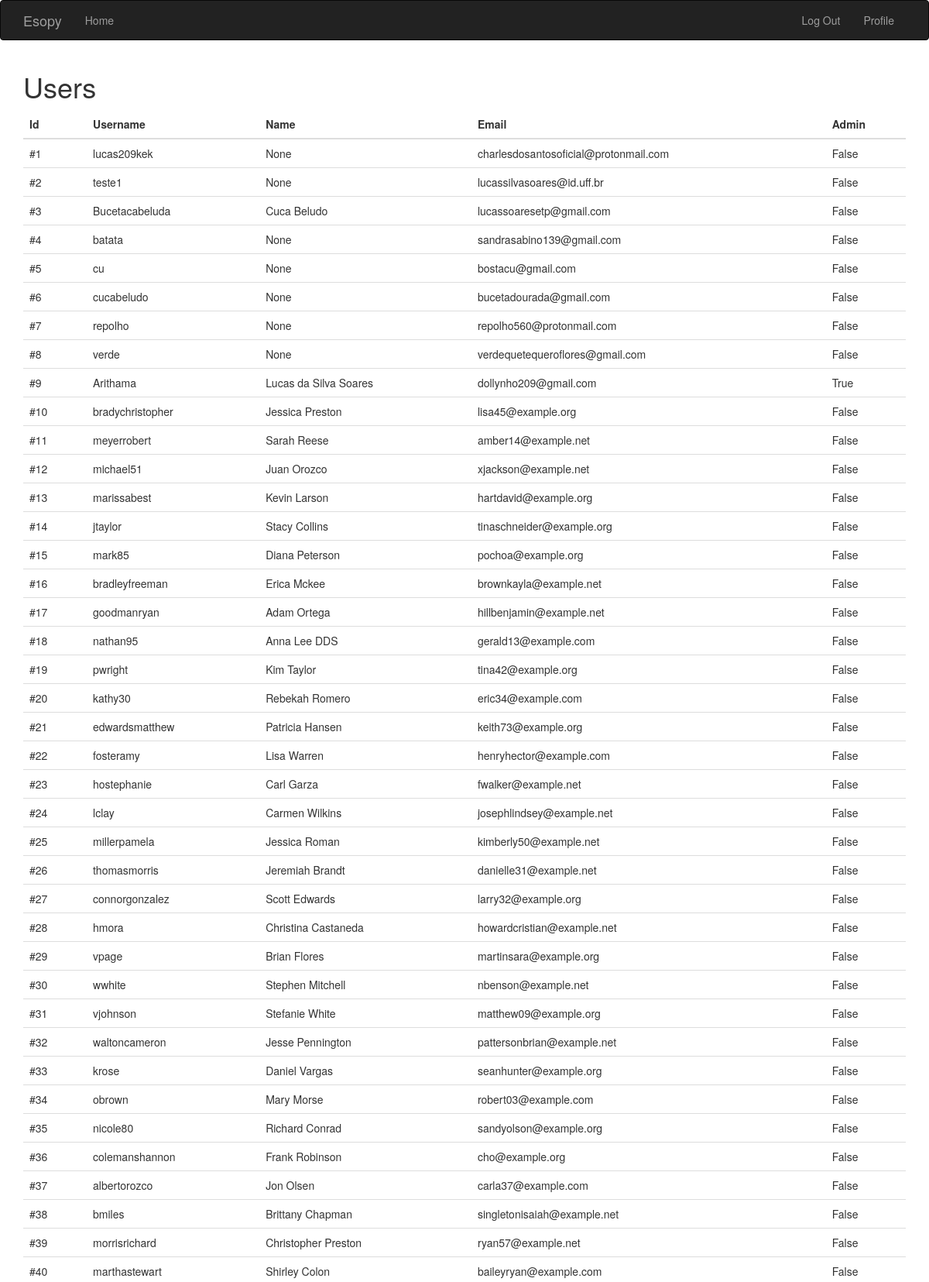
Screenshot of /users (signed in, upper part) with the database file from the repository.
### app/models.py (models this page shows, shortened)
class User(UserMixin, db.Model):
    __tablename__ = 'users'
    id = db.Column(db.Integer, primary_key=True)
    email = db.Column(db.String(64), unique=True, index=True)
    username = db.Column(db.String(64), unique=True, index=True)
    password_hash = db.Column(db.String(128))
    confirmed = db.Column(db.Boolean, default=False)
    is_admin = db.Column(db.Boolean, default=False)
    is_mod = db.Column(db.Boolean, default =False)
    name = db.Column(db.String(64))
    about_me = db.Column(db.Text())
    member_since = db.Column(db.DateTime(), default=datetime.utcnow)
    avatar_hash = db.Column(db.String(32))
    posts = db.relationship('Post', backref='author', lazy='dynamic')
    followed = db.relationship('Follow',
                               foreign_keys=[Follow.follower_id],
                               backref=db.backref('follower', lazy='joined'),
                               lazy='dynamic',
                               cascade='all, delete-orphan')
    followers = db.relationship('Follow',
                                foreign_keys=[Follow.followed_id],
                                backref=db.backref('followed', lazy='joined'),
                                lazy='dynamic',
                                cascade='all, delete-orphan')
    comments = db.relationship('Comment', backref='author', lazy='dynamic')
    @property
    def password(self):
        raise AttributeError('password is not a readable attribute')

### app/main/views.py (the view)
@main.route('/users')
def users():
    users = User.query.all()
    return render_template('users.html', users=users)

### app/auth/views.py (called while the page is built)
@auth.before_app_request
def before_request():
    if current_user.is_authenticated \
    and not current_user.confirmed \
    and request.blueprint != 'auth' \
    and request.endpoint != 'static':
        return redirect(url_for('auth.unconfirmed'))

### app/models.py (called while the page is built)
@login_manager.user_loader
def load_user(user_id):
    return User.query.get(int(user_id))

### app/templates/users.html
{% extends "base.html" %}
{% block page_content %}
{% if current_user.is_admin %}
    <h1 class="title">{% block title %} Users {% endblock %}</h1>
    <div class="content">
        <table class="table">
            <thead>
              <tr>
                <th scope="col">Id</th>
                <th scope="col">Username</th>
                <th scope="col">Name</th>
                <th scope="col">Email</th>
                <th scope="col">Admin</th>
              </tr>
            </thead>
            <tbody>
            {% for user in users %}
                <tr>
                <td>#{{ user.id }}</td>
                <td>{{ user.username }}</td>
                <td>{{ user.name }}</td>
                <td>{{ user.email }}</td>
                <td>{{ user.is_admin }}</td>
              </tr>
            {% endfor %}
            </tbody>
          </table>
    </div>
{% else %}
You do not have permission to access this page
{% endif %}
{% endblock %}

### rows the page displays
User: id "1", username "lucas209kek", name "None", email "charlesdosantosoficial@protonmail.com", is_admin "False"
User: id "2", username "teste1", name "None", email "lucassilvasoares@id.uff.br", is_admin "False"
User: id "3", username "Bucetacabeluda", name "Cuca Beludo", email "lucassoaresetp@gmail.com", is_admin "False"
User: id "4", username "batata", name "None", email "sandrasabino139@gmail.com", is_admin "False"
User: id "5", username "cu", name "None", email "bostacu@gmail.com", is_admin "False"
User: id "6", username "cucabeludo", name "None", email "bucetadourada@gmail.com", is_admin "False"
User: id "7", username "repolho", name "None", email "repolho560@protonmail.com", is_admin "False"
User: id "8", username "verde", name "None", email "verdequetequeroflores@gmail.com", is_admin "False"
User: id "9", username "Arithama", name "Lucas da Silva Soares", email "dollynho209@gmail.com", is_admin "True"
User: id "10", username "bradychristopher", name "Jessica Preston", email "lisa45@example.org", is_admin "False"
User: id "11", username "meyerrobert", name "Sarah Reese", email "amber14@example.net", is_admin "False"
User: id "12", username "michael51", name "Juan Orozco", email "xjackson@example.net", is_admin "False"
User: id "13", username "marissabest", name "Kevin Larson", email "hartdavid@example.org", is_admin "False"
User: id "14", username "jtaylor", name "Stacy Collins", email "tinaschneider@example.org", is_admin "False"
User: id "15", username "mark85", name "Diana Peterson", email "pochoa@example.org", is_admin "False"
User: id "16", username "bradleyfreeman", name "Erica Mckee", email "brownkayla@example.net", is_admin "False"
User: id "17", username "goodmanryan", name "Adam Ortega", email "hillbenjamin@example.net", is_admin "False"
User: id "18", username "nathan95", name "Anna Lee DDS", email "gerald13@example.com", is_admin "False"
User: id "19", username "pwright", name "Kim Taylor", email "tina42@example.org", is_admin "False"
User: id "20", username "kathy30", name "Rebekah Romero", email "eric34@example.com", is_admin "False"
User: id "21", username "edwardsmatthew", name "Patricia Hansen", email "keith73@example.org", is_admin "False"
User: id "22", username "fosteramy", name "Lisa Warren", email "henryhector@example.com", is_admin "False"
User: id "23", username "hostephanie", name "Carl Garza", email "fwalker@example.net", is_admin "False"
User: id "24", username "lclay", name "Carmen Wilkins", email "josephlindsey@example.net", is_admin "False"
User: id "25", username "millerpamela", name "Jessica Roman", email "kimberly50@example.net", is_admin "False"
User: id "26", username "thomasmorris", name "Jeremiah Brandt", email "danielle31@example.net", is_admin "False"
User: id "27", username "connorgonzalez", name "Scott Edwards", email "larry32@example.org", is_admin "False"
User: id "28", username "hmora", name "Christina Castaneda", email "howardcristian@example.net", is_admin "False"
User: id "29", username "vpage", name "Brian Flores", email "martinsara@example.org", is_admin "False"
User: id "30", username "wwhite", name "Stephen Mitchell", email "nbenson@example.net", is_admin "False"
User: id "31", username "vjohnson", name "Stefanie White", email "matthew09@example.org", is_admin "False"
User: id "32", username "waltoncameron", name "Jesse Pennington", email "pattersonbrian@example.net", is_admin "False"
User: id "33", username "krose", name "Daniel Vargas", email "seanhunter@example.org", is_admin "False"
User: id "34", username "obrown", name "Mary Morse", email "robert03@example.com", is_admin "False"
User: id "35", username "nicole80", name "Richard Conrad", email "sandyolson@example.org", is_admin "False"
User: id "36", username "colemanshannon", name "Frank Robinson", email "cho@example.org", is_admin "False"
User: id "37", username "albertorozco", name "Jon Olsen", email "carla37@example.com", is_admin "False"
User: id "38", username "bmiles", name "Brittany Chapman", email "singletonisaiah@example.net", is_admin "False"
User: id "39", username "morrisrichard", name "Christopher Preston", email "ryan57@example.net", is_admin "False"
User: id "40", username "marthastewart", name "Shirley Colon", email "baileyryan@example.com", is_admin "False"
